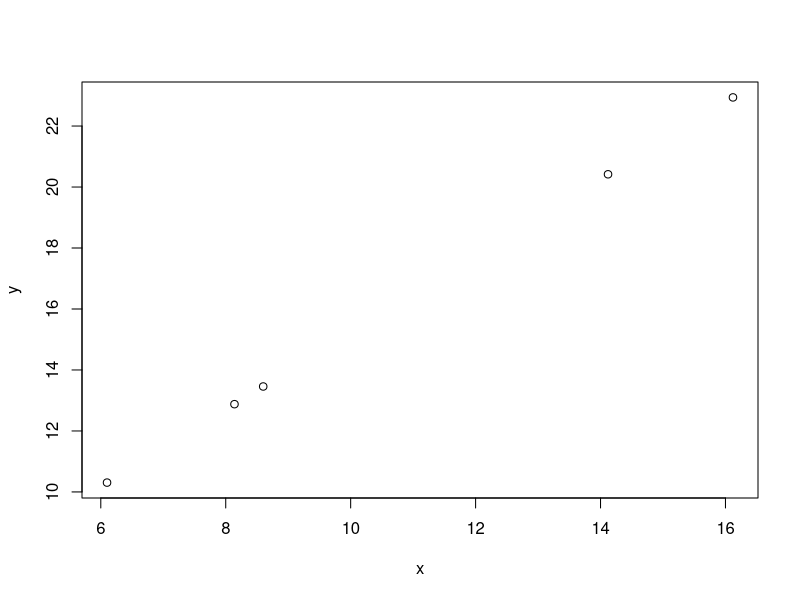
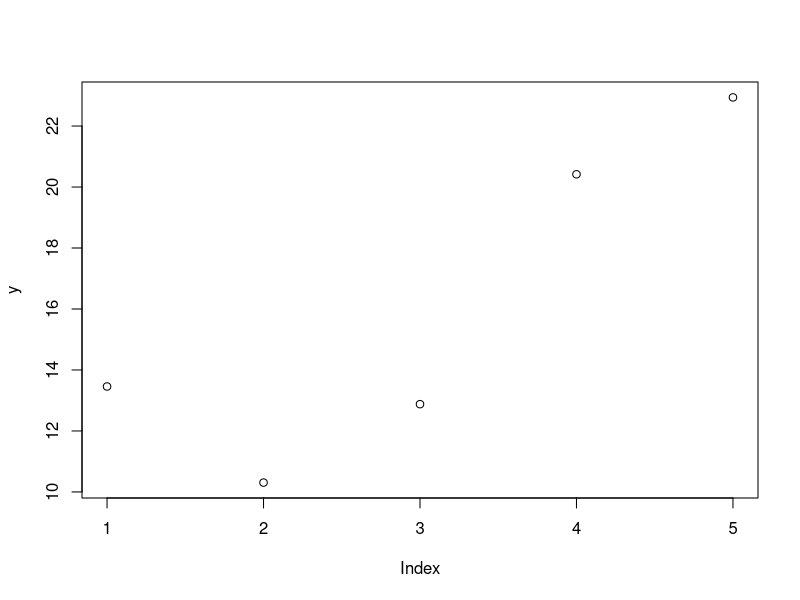

Reproduce these figures in R, in order.
x = c(8.6 , 6.10 , 8.14 , 14.12 , 16.12)
y = c(8,12,16,20,24)


sxx = sum((x-mean(x)) *(x-mean(x)))
sxy = sum((x-mean(x))* ( y - mean(y)))
syy = sum((y -mean(y)) ^2)

B1 = sxy/sxx 
B0 = mean(y) - (B1*mean(x))
sse =  syy-B1 *sxy
  
y = B0 + B1*x 

plot(x,y)
plot(y)


vecy = c(8.6 , 6.10 , 8.14 , 14.12 , 16.12 )
vecx = c(8,12,16,20,24)

S2 = var(vecy)
S2TRANS = sse / 3

t = (B1 - 0 )/(sqrt(S2TRANS ) * sqrt(1/sxx)) #no se puede afirmar que es mayor que 1 pero si que es positiva la pendiente

valorp = pt(t,3,lower.tail= FALSE  )

talpha = qt(valorp, 3 , lower.tail =  FALSE )

